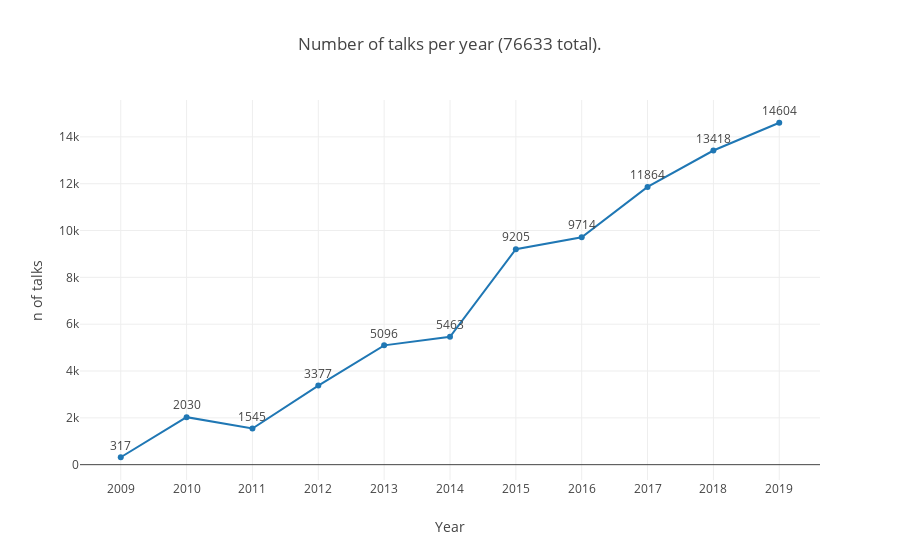

Notebook cell for this chart:
### Code cell
trace1 = go.Line(
    x = talks.groupby(talks.publishDate.dt.year).count().iloc[:,0].index,
    y = talks.groupby(talks.publishDate.dt.year).count().iloc[:,0].values,
    text = talks.groupby(talks.publishDate.dt.year).count().iloc[:,0].values,
    textposition='top center',
    mode= '+'.join(['lines', 'markers', 'text']) ,
)


layout = go.Layout(
    title='Number of talks per year (%d total).' % len(talks),
    yaxis = dict(
#         range = [0, 50000],
        title='n of talks',
    ),
    xaxis = dict(
        title='Year',
#         range=[0,0.08]
        tickvals = list(range(2009, 2020)),
#         ticktext = nombres_grupos
    )
)
fig = go.Figure(data=[trace1], layout=layout)
iplot(fig)

### Figure 1 — Plotly figure (JSON) as saved in the notebook; plotly's stock layout.template omitted (floating-point values rounded to 4 significant figures)
{"data": [{"mode": "lines+markers+text", "text": [317, 2030, 1545, 3377, 5096, 5463, 9205, 9714, 11864, 13418, 14604], "textposition": "top center", "type": "scatter", "uid": "ff73ff3e-6ac2-4664-baea-1e48eb9f9cf0", "x": [2009, 2010, 2011, 2012, 2013, 2014, 2015, 2016, 2017, 2018, 2019], "y": [317, 2030, 1545, 3377, 5096, 5463, 9205, 9714, 11864, 13418, 14604]}], "layout": {"title": {"text": "Number of talks per year (76633 total)."}, "xaxis": {"tickvals": [2009, 2010, 2011, 2012, 2013, 2014, 2015, 2016, 2017, 2018, 2019], "title": {"text": "Year"}}, "yaxis": {"title": {"text": "n of talks"}}}}
